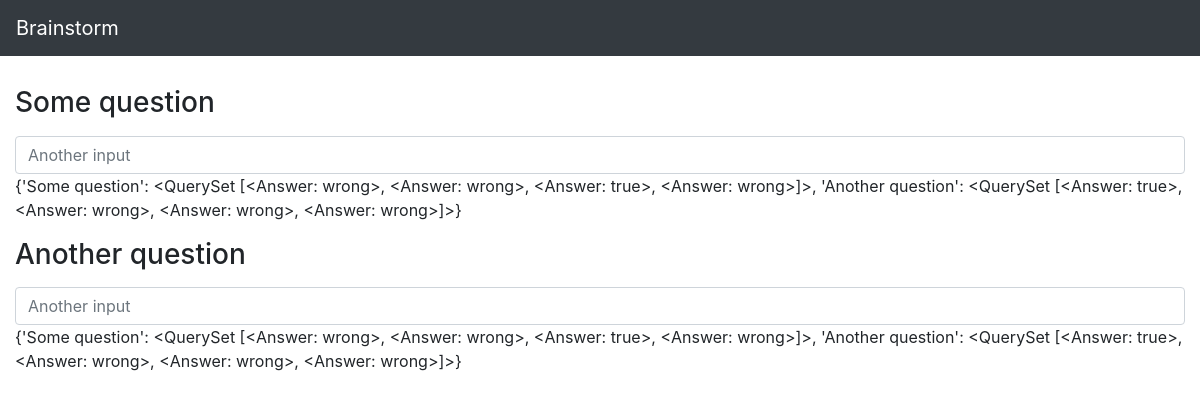
/4, run on the app's committed database.
### category/models.py (models this page shows, shortened)
class Question(models.Model):
    description = models.TextField()
    test = models.ForeignKey(Test, on_delete=models.CASCADE, verbose_name="Question")

class Answer(models.Model):
    answer = models.TextField()
    correctness = models.BooleanField()
    question = models.ForeignKey(Question, on_delete=models.CASCADE, verbose_name="Answer")
    def __str__(self):
        return self.answer

### category/views.py (the view)
# urls.py: path('<int:test_id>', views.quiz, name='quiz'),
def quiz(request, test_id):
   quiz = {}
   try:
       questions = Question.objects.all().filter(test=test_id)
   except Question.DoesNotExist:
       raise Http404('Questions do not exist')
   for question in questions:
       try:
           answers = Answer.objects.all().filter(question=question.id)
       except Answer.DoesNotExist:
           raise Http404('Answers do not exist')
       quiz[question.description] = answers
   return render (request, 'category/quiz.html', {'quiz': quiz})

### category/templates/category/quiz.html
{% extends "category/layout.html"%}
{%block content%}
{%if quiz %}
<div class="container-fluid">
    <form>
        {%for key in quiz%}
        <div class="form-group">
            <h3>{{key }}</h3>
        </div>
        <div class="form-group">
            <input type="text" class="form-control" id="formGroupExampleInput2" placeholder="Another input">
            <p>{{ quiz }}</p>
        </div>
        {%endfor%}
    </form>
</div>
{% endif%}
{%endblock%}

### data on the page
Question: quiz "Some question"
Answer: quiz "{'Some question': <QuerySet [<Answer: wrong>, <Answer: wrong>, <Answer: true>, <Answer: wrong>]>, 'Another question': <QuerySet [<Answer: true>, <Answer: wrong>, <Answer: wrong>, <Answer: wrong>]>}" "{'Some question': <QuerySet [<Answer: wrong>, <Answer: wrong>, <Answer: true>, <Answer: wrong>]>, 'Another question': <QuerySet [<Answer: true>, <Answer: wrong>, <Answer: wrong>, <Answer: wrong>]>}"
Question: quiz "Another question"
